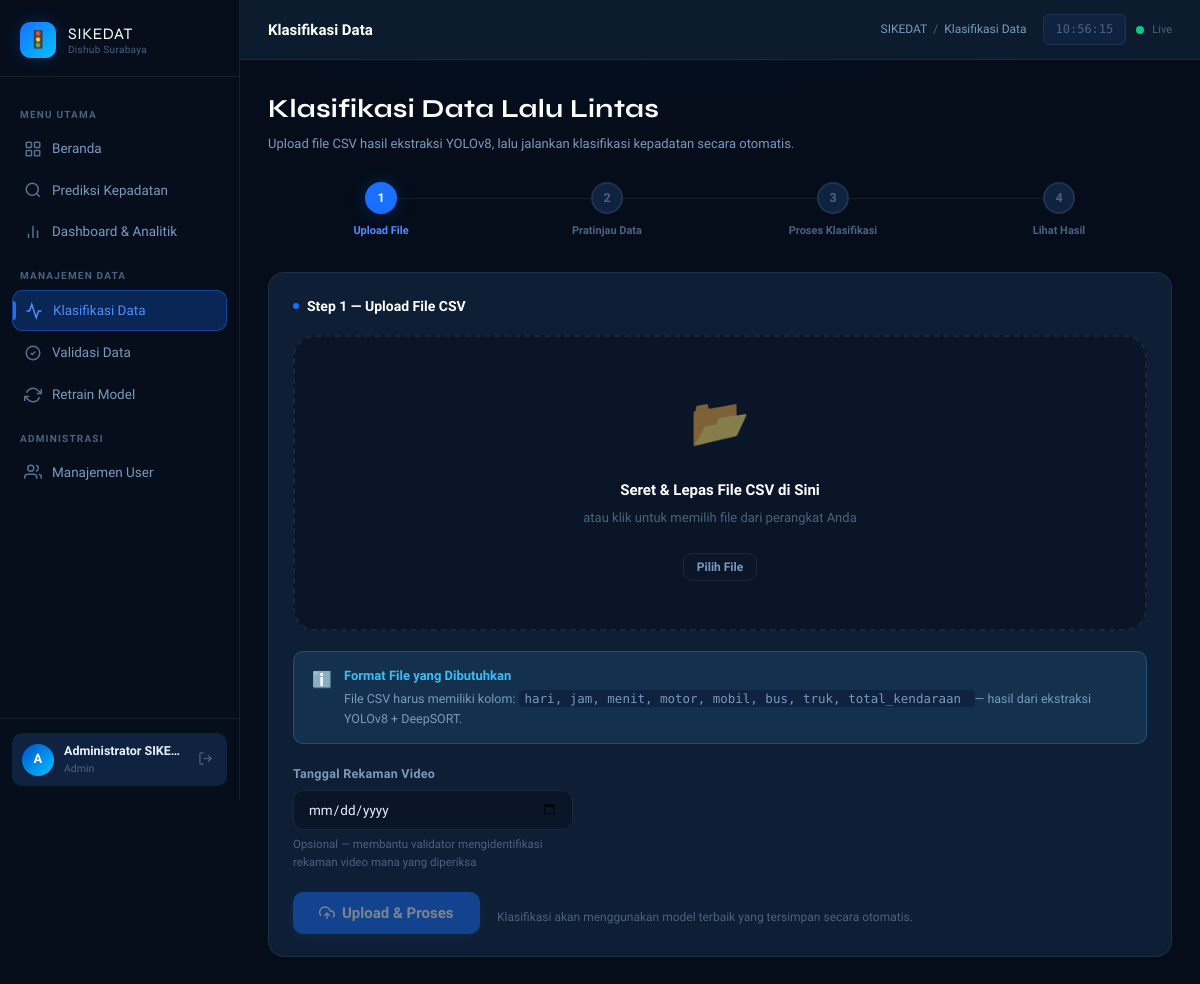
The app's page /classifier (signed in) with its own data.
### models.py (models this page shows, shortened)
class User(UserMixin, db.Model):
    __tablename__ = 'users'
    id           = db.Column(db.Integer, primary_key=True)
    username     = db.Column(db.String(80), unique=True, nullable=False)
    password     = db.Column(db.String(200), nullable=False)  # disimpan ter-hash
    nama_lengkap = db.Column(db.String(150), nullable=True)
    role_id      = db.Column(db.Integer, db.ForeignKey('roles.id'), nullable=False)
    is_active    = db.Column(db.Boolean, default=True)
    created_at   = db.Column(db.DateTime, default=datetime.utcnow)
    dataset_diklasifikasi = db.relationship(
        'Dataset',
        foreign_keys='Dataset.classified_by',
        backref='pengklasifikasi',
        lazy=True
    )
    dataset_divalidasi = db.relationship(
        'Dataset',
        foreign_keys='Dataset.validated_by',
        backref='validator',
        lazy=True
    )
    retrain_dilakukan = db.relationship(
        'RetrainHistory',
        backref='operator',
        lazy=True
    )
    @property
    def has_full_access(self):
        return self.role.akses_penuh if self.role else False

class Role(db.Model):
    __tablename__ = 'roles'
    id          = db.Column(db.Integer, primary_key=True)
    nama        = db.Column(db.String(50), unique=True, nullable=False)
    deskripsi   = db.Column(db.String(200), nullable=True)
    akses_penuh = db.Column(db.Boolean, default=False, nullable=False)
    users = db.relationship('User', backref='role', lazy=True)

### app.py (the view, shortened to what this page needs)
@app.route('/classifier', methods=['GET', 'POST'])
@full_access_required
def classifier():
    return render_template('classifier.html', step=1)

### app.py (called while the page is built)
@login_manager.user_loader
def load_user(user_id):
    return User.query.get(int(user_id))

def full_access_required(f):
    @wraps(f)
    def decorated(*args, **kwargs):
        if not current_user.is_authenticated:
            return redirect(url_for('auth.login'))
        if not current_user.has_full_access:
            abort(403)
        return f(*args, **kwargs)
    return decorated

@app.context_processor
def inject_globals():
    return {'now': datetime.utcnow()}

### templates/classifier.html (shortened to what this page needs)
{% extends "base.html" %}
{% block page_title %}Klasifikasi Data{% endblock %}
{% block breadcrumb %}Klasifikasi Data{% endblock %}
{% block content %}
<div class="page-header">
  <h1>Klasifikasi Data Lalu Lintas</h1>
  <p>Upload file CSV hasil ekstraksi YOLOv8, lalu jalankan klasifikasi kepadatan secara otomatis.</p>
</div>
<div class="stepper fade-in">
  {% set s = step | default(1) %}
  <div class="step {{ 'active' if s == 1 else ('completed' if s > 1 else '') }}">
    <div class="step-num">{{ '✓' if s > 1 else '1' }}</div>
    <div class="step-label">Upload File</div>
  </div>
  <div class="step {{ 'active' if s == 2 else ('completed' if s > 2 else '') }}">
    <div class="step-num">{{ '✓' if s > 2 else '2' }}</div>
    <div class="step-label">Pratinjau Data</div>
  </div>
  <div class="step {{ 'active' if s == 3 else ('completed' if s > 3 else '') }}">
    <div class="step-num">{{ '✓' if s > 3 else '3' }}</div>
    <div class="step-label">Proses Klasifikasi</div>
  </div>
  <div class="step {{ 'active' if s == 4 else '' }}">
    <div class="step-num">4</div>
    <div class="step-label">Lihat Hasil</div>
  </div>
</div>
<div id="panelUpload" class="card fade-in delay-1"
     style="{{ 'display:none' if step | default(1) > 1 else '' }}">
  <div class="card-header">
    <div class="card-title"><span class="dot"></span>Step 1 — Upload File CSV</div>
  </div>
  <form method="POST" action="{{ url_for('classifier') }}"
        enctype="multipart/form-data" id="uploadForm">
    <div class="upload-zone" id="uploadZone">
      <div class="upload-icon">📂</div>
      <h3>Seret &amp; Lepas File CSV di Sini</h3>
      <p>atau klik untuk memilih file dari perangkat Anda</p>
      <button type="button" class="btn btn-outline btn-sm"
              style="margin-top:8px;position:relative;z-index:1;">
        Pilih File
      </button>
    </div>
    <div class="alert alert-info" style="margin-top: 20px;">
      <span class="alert-icon">ℹ️</span>
      <div class="alert-body">
        <div class="alert-title">Format File yang Dibutuhkan</div>
        <div class="alert-desc">
          File CSV harus memiliki kolom:
          <code style="font-family:var(--font-mono);background:var(--bg-elevated);
                       padding:1px 6px;border-radius:4px;">
            hari, jam, menit, motor, mobil, bus, truk, total_kendaraan
          </code>
          — hasil dari ekstraksi YOLOv8 + DeepSORT.
        </div>
      </div>
    </div>
    <div class="form-group" style="margin-top: 20px; max-width: 280px;">
      <label class="form-label">Tanggal Rekaman Video</label>
      <input type="date" class="form-control" name="tanggal_rekaman" id="tanggalRekaman" />
      <div class="form-hint">
        Opsional — membantu validator mengidentifikasi rekaman video mana yang diperiksa
      </div>
    </div>
    <div style="margin-top: 16px;">
      <button type="submit" class="btn btn-primary btn-lg" id="btnUpload" disabled>
        <svg width="16" height="16" viewBox="0 0 24 24" fill="none"
             stroke="currentColor" stroke-width="2">
          <polyline points="16 16 12 12 8 16"/><line x1="12" y1="12" x2="12" y2="21"/>
          <path d="M20.39 18.39A5 5 0 0 0 18 9h-1.26A8 8 0 1 0 3 16.3"/>
        </svg>
        Upload &amp; Proses
      </button>
      <span style="font-size:12px;color:var(--text-muted);margin-left:14px;">
        Klasifikasi akan menggunakan model terbaik yang tersimpan secara otomatis.
      </span>
    </div>
  </form>
</div>
{% endblock %}

### templates/base.html (shortened to what this page needs)
<!DOCTYPE html>
<html lang="id">
<head>
  <link rel="stylesheet" href="{{ url_for('static', filename='css/style.css') }}" />
</head>
<body>
<div class="layout">
  <aside class="sidebar" id="sidebar">
    <div class="sidebar-logo">
      <div class="sidebar-logo-icon">🚦</div>
      <div class="sidebar-logo-text">
        <span class="brand">SIKEDAT</span>
        <span class="sub">Dishub Surabaya</span>
      </div>
    </div>
    <nav class="sidebar-nav">
      <div class="nav-section-label">Menu Utama</div>
      <a href="{{ url_for('index') }}"
         class="nav-item {% if request.endpoint == 'index' %}active{% endif %}">
        <svg class="icon" viewBox="0 0 24 24" fill="none" stroke="currentColor" stroke-width="2">
          <rect x="3" y="3" width="7" height="7" rx="1"/>
          <rect x="14" y="3" width="7" height="7" rx="1"/>
          <rect x="3" y="14" width="7" height="7" rx="1"/>
          <rect x="14" y="14" width="7" height="7" rx="1"/>
        </svg>
        Beranda
      </a>
      <a href="{{ url_for('prediksi') }}"
         class="nav-item {% if request.endpoint == 'prediksi' %}active{% endif %}">
        <svg class="icon" viewBox="0 0 24 24" fill="none" stroke="currentColor" stroke-width="2">
          <circle cx="11" cy="11" r="8"/>
          <line x1="21" y1="21" x2="16.65" y2="16.65"/>
        </svg>
        Prediksi Kepadatan
      </a>
      {% if current_user.is_authenticated %}
      <a href="{{ url_for('dashboard') }}"
         class="nav-item {% if request.endpoint == 'dashboard' %}active{% endif %}">
        <svg class="icon" viewBox="0 0 24 24" fill="none" stroke="currentColor" stroke-width="2">
          <line x1="18" y1="20" x2="18" y2="10"/>
          <line x1="12" y1="20" x2="12" y2="4"/>
          <line x1="6" y1="20" x2="6" y2="14"/>
        </svg>
        Dashboard &amp; Analitik
      </a>
      {% if current_user.has_full_access %}
      <div class="nav-section-label">Manajemen Data</div>
      <a href="{{ url_for('classifier') }}"
         class="nav-item {% if request.endpoint == 'classifier' %}active{% endif %}">
        <svg class="icon" viewBox="0 0 24 24" fill="none" stroke="currentColor" stroke-width="2">
          <polyline points="22 12 18 12 15 21 9 3 6 12 2 12"/>
        </svg>
        Klasifikasi Data
      </a>
      <a href="{{ url_for('validasi') }}"
         class="nav-item {% if request.endpoint == 'validasi' %}active{% endif %}">
        <svg class="icon" viewBox="0 0 24 24" fill="none" stroke="currentColor" stroke-width="2">
          <path d="M9 12l2 2 4-4"/>
          <path d="M21 12c0 4.97-4.03 9-9 9S3 16.97 3 12 7.03 3 12 3s9 4.03 9 9z"/>
        </svg>
        Validasi Data
      </a>
      <a href="{{ url_for('retrain_model') }}"
         class="nav-item {% if request.endpoint == 'retrain_model' %}active{% endif %}">
        <svg class="icon" viewBox="0 0 24 24" fill="none" stroke="currentColor" stroke-width="2">
          <polyline points="23 4 23 10 17 10"/>
          <polyline points="1 20 1 14 7 14"/>
          <path d="M3.51 9a9 9 0 0 1 14.85-3.36L23 10M1 14l4.64 4.36A9 9 0 0 0 20.49 15"/>
        </svg>
        Retrain Model
      </a>
      {% endif %}
      {% if current_user.role and current_user.role.nama == 'admin' %}
      <div class="nav-section-label">Administrasi</div>
      <a href="{{ url_for('users_list') }}"
         class="nav-item {% if 'users' in request.endpoint %}active{% endif %}">
        <svg class="icon" viewBox="0 0 24 24" fill="none" stroke="currentColor" stroke-width="2">
          <path d="M17 21v-2a4 4 0 0 0-4-4H5a4 4 0 0 0-4 4v2"/>
          <circle cx="9" cy="7" r="4"/>
          <path d="M23 21v-2a4 4 0 0 0-3-3.87"/>
          <path d="M16 3.13a4 4 0 0 1 0 7.75"/>
        </svg>
        Manajemen User
      </a>
      {% endif %}
      {% endif %}
    </nav>
    <div class="sidebar-footer">
      {% if current_user.is_authenticated %}
      <div class="sidebar-user">
        <div class="user-avatar">
          {{ current_user.nama_lengkap[0].upper() if current_user.nama_lengkap else current_user.username[0].upper() }}
        </div>
        <div class="user-info">
          <div class="name">{{ current_user.nama_lengkap or current_user.username }}</div>
          <div class="role">{{ current_user.role.nama | capitalize if current_user.role else '—' }}</div>
        </div>
        <a href="{{ url_for('auth.logout') }}" class="logout-btn" title="Keluar">
          <svg width="15" height="15" viewBox="0 0 24 24" fill="none" stroke="currentColor" stroke-width="2">
            <path d="M9 21H5a2 2 0 0 1-2-2V5a2 2 0 0 1 2-2h4"/>
            <polyline points="16 17 21 12 16 7"/>
            <line x1="21" y1="12" x2="9" y2="12"/>
          </svg>
        </a>
      </div>
      {% else %}
      <a href="{{ url_for('auth.login') }}" class="btn btn-primary w-full btn-sm">
        🔐 Login Dishub
      </a>
      {% endif %}
    </div>
  </aside>
  <div class="main-content">
    <header class="topbar">
      <div class="topbar-title">{% block page_title %}{% endblock %}</div>
      <div class="topbar-breadcrumb">
        <span>SIKEDAT</span>
        <span class="sep">/</span>
        <span>{% block breadcrumb %}{% endblock %}</span>
      </div>
      <div class="topbar-actions">
        <div class="topbar-time" id="live-clock">--:--:--</div>
        <div class="flex items-center gap-2">
          <div class="live-dot"></div>
          <span style="font-size:11px;color:var(--text-muted);">Live</span>
        </div>
      </div>
    </header>
    <main class="page-content">
      {% block content %}{% endblock %}
    </main>
  </div>
</div>
</body>
</html>

### records on screen
User: nama_lengkap "A", nama_lengkap "Administrator SIKE…"
Role: role.nama "Admin"

### other values on screen
{{ '✓' if s > 1 else '1' }} "1"
{{ '✓' if s > 2 else '2' }} "2"
{{ '✓' if s > 3 else '3' }} "3"
